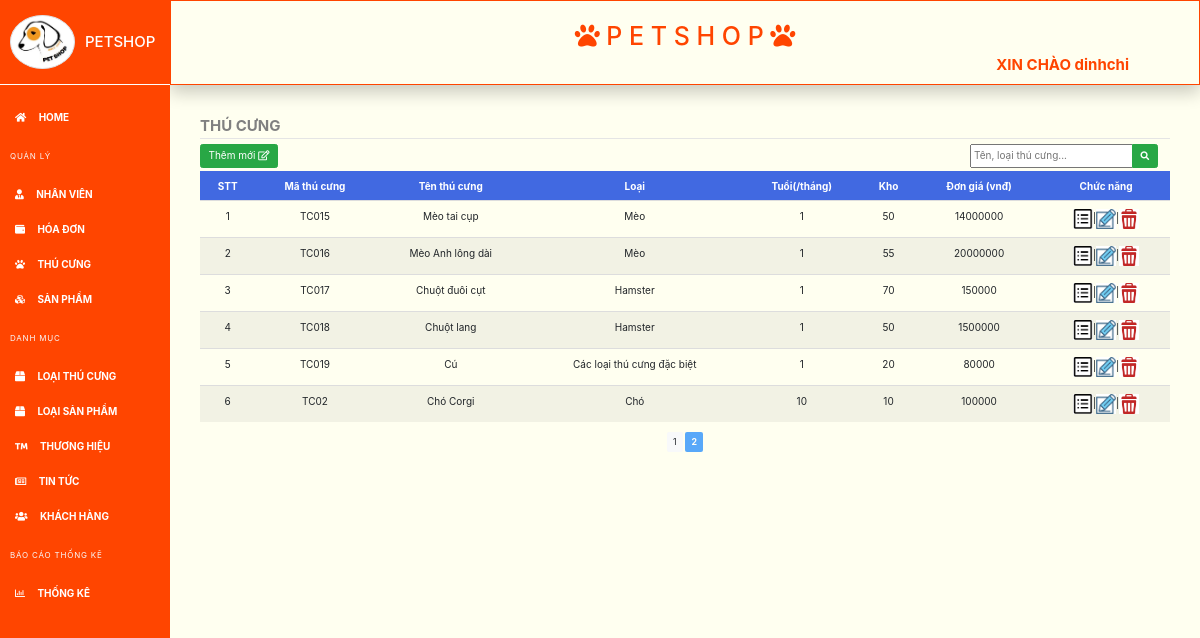
The page /index-thucung.php?page=2 (signed in) on the database its author committed.
### tables this page shows
CREATE TABLE `thu_cung` (
  `ma_tc` varchar(10) NOT NULL,
  `ten_tc` varchar(50) NOT NULL,
  `tuoi` int(11) NOT NULL,
  `so_luong_ton` int(11) NOT NULL,
  `mo_ta` text NOT NULL,
  `anh_minh_hoa` varchar(255) NOT NULL,
  `don_gia` int(11) NOT NULL,
  `ma_loai_tc` varchar(10) NOT NULL
);

CREATE TABLE `loai_thu_cung` (
  `ma_loai_tc` varchar(10) NOT NULL,
  `ten_loai_tc` varchar(50) NOT NULL,
  `ghi_chu` text NOT NULL
);

### index-thucung.php (the view, shortened to what this page needs)
<?php
    include 'include/header-ad.php';
    include 'connection/connect.php';
    $dl = "";
    $gt = "";
    $rowPerPage=6;
    $offset=($_GET['page']-1)*$rowPerPage;
    $strSQL = 'SELECT * FROM thu_cung JOIN loai_thu_cung on thu_cung.ma_loai_tc = loai_thu_cung.ma_loai_tc LIMIT '.$offset.','.$rowPerPage;
    $stt=1;
    $result = mysqli_query($dbc,$strSQL);
    while ($row = mysqli_fetch_array($result))
    {
                $dl .= "<tr>";
                $dl .= "<td>$stt</td>";
                $dl .= "<td>$row[0]</td>";
                $dl .= "<td>$row[1]</td>";
                $dl .= "<td>$row[9]</td>";
                $dl .= "<td>$row[2]</td>";
                $dl .= "<td>$row[3]</td>";
                $dl .= "<td>$row[6]</td>";
                $dl .= "<td><a class='edit-btn' href='details-thucung.php?ma_tc=".$row[0]."'><abbr title='xem thú cưng'><img src='images/details.png' width='20px' height='20px' /></abbr></a>|<a class='edit-btn' href='edit-thucung.php?ma_tc=".$row[0]."'><abbr title='sửa thú cưng'><img src='images/edit.png' width='20px' height='20px' /></abbr></a>|<a class='edit-btn' href='delete-thucung.php?ma_tc=".$row[0]."'><abbr title='Xóa thú cưng'><img src='images/delete.png' width='20px' height='20px' /></abbr></a></td>";
                $dl .= "</tr>";
            $stt+=1;
        }
    $re = mysqli_query($dbc,$strSQL);
    $numRow = mysqli_num_rows($re);
    $maxPage = floor($numRow/$rowPerPage)+1;
?>
<form method="post">
<fieldset>
    <legend>THÚ CƯNG</legend>
    <div class="input-group mb-1" style="float: right; width: 200px;">
        <input type="text" class="form-inline" name="gt" placeholder="Tên, loại thú cưng..." width="500px" value="<?php echo $gt; ?>">
        <div class="input-group-append">
            <button type="submit" class="btn btn-success" name="timKiem"><i class="fas fa-search fa-sm"></i></button>
        </div>
    </div>
    <a class='btn btn-success mb-1' href='create-thucung.php'>Thêm mới <i class='far fa-edit'></i></a>
    <table class='table table-striped' width='100%'>
            <thead>
                <td><b>STT</b></td>
                <td><b>Mã thú cưng</b></td>
                <td><b>Tên thú cưng</b></td>
                <td><b>Loại</b></td>
                <td><b>Tuổi(/tháng)</b></td>
                <td><b>Kho</b></td>
                <td><b>Đơn giá (vnđ)</b></td>
                <td><b>Chức năng</b></td>
            </thead>
        <tr>
            <?php echo $dl;?>
        </tr>
    </table>
    <?php
        echo '<center>';
        for ($i=1 ; $i<=$maxPage ; $i++)
        {   if ($i == $_GET['page'])
            {
                echo '<a class="btn btn-sm page-number disabled bg-primary"><b style="color:white">'.$i.'</b></a> ';
            }
            else
            echo "<a class='btn btn-sm btn-light' href=".$_SERVER['PHP_SELF']. "?page=".$i.">".$i."</a> ";
        }
        echo '</center> </fieldset>';
    ?>
</form>

### include/style-ad.css (style rules this page uses)
a { color: white; font-weight: bold; }
body { min-height: 100vh; overflow-x: hidden; background-color: #FFFFF0 ; }
legend { color: #808080; font-weight: bold; }
thead { background-color: RoyalBlue; color: white; }
td { text-align: center; }

### rows shown on the page
thu_cung: ma_tc "TC015", ten_tc "Mèo tai cụp", ma_loai_tc.ten_loai_tc "Mèo", tuoi "1", so_luong_ton "50", don_gia "14000000"
thu_cung: ma_tc "TC016", ten_tc "Mèo Anh lông dài", ma_loai_tc.ten_loai_tc "Mèo", tuoi "1", so_luong_ton "55", don_gia "20000000"
thu_cung: ma_tc "TC017", ten_tc "Chuột đuôi cụt", ma_loai_tc.ten_loai_tc "Hamster", tuoi "1", so_luong_ton "70", don_gia "150000"
thu_cung: ma_tc "TC018", ten_tc "Chuột lang", ma_loai_tc.ten_loai_tc "Hamster", tuoi "1", so_luong_ton "50", don_gia "1500000"
thu_cung: ma_tc "TC019", ten_tc "Cú", ma_loai_tc.ten_loai_tc "Các loại thú cưng đặc biệt", tuoi "1", so_luong_ton "20", don_gia "80000"
thu_cung: ma_tc "TC02", ten_tc "Chó Corgi", ma_loai_tc.ten_loai_tc "Chó", tuoi "10", so_luong_ton "10", don_gia "100000"

### other values the page prints
$_SESSION['username'] "dinhchi"
